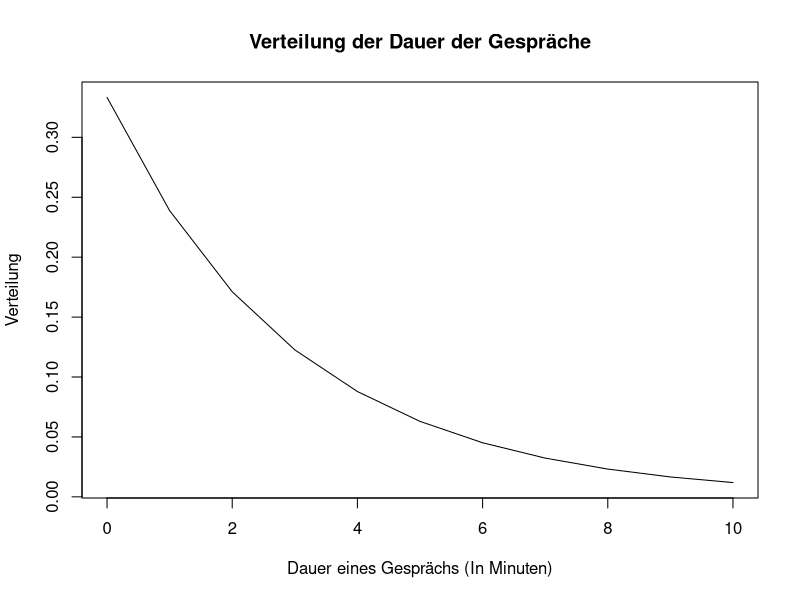

Source code (R):
## ---- chunk 1
knitr::opts_chunk$set(echo = TRUE)
## ---- chunk 2
xvalues <- seq(0, 10, length=11)
plot(xvalues, dexp(xvalues, rate=1/3), type = "l", ylab = "Verteilung", xlab = "Dauer eines Gesprächs (In Minuten)", main= "Verteilung der Dauer der Gespräche")
## ---- chunk 3
round(pexp(1, rate=1/3), 2)
## ---- chunk 4
1 - round(pexp(1, rate=1/3), 2)
## ---- chunk 5
round(pexp(3, rate=1/3) - pexp(1, rate=1/3),2)
## ---- chunk 6
xvalues <- seq(0, 10, length=11)
prob <- dexp(xvalues, rate=1/3)
quantile (prob, probs=0.25 )
## ---- chunk 7
pnorm(q = 202, mean = 200, sd = 4, lower.tail = T) - pnorm(q = 198, mean = 200, sd = 4, lower.tail = T)
## ---- chunk 8
pnorm(q = 205, mean = 200, sd = 4, lower.tail = F)
## ---- chunk 9
qnorm(p=0.95, mean = 200, sd = 4, lower.tail = F)
## ---- chunk 10
p.above.15 <- 1-pchisq(15, df=11)
## ---- chunk 11
paste ("Wahrscheinlichkeit, dass der Wert der Chi-quadrat-Verteilung bei 11 Freiheitsgrade über 15 liegt:" , round(p.above.15,2));
## ---- chunk 12
p.under.05 <- pt(-0.5, df=7)
p.under.1 <- pt(1, df=7)
## ---- chunk 13
paste ("Wahrscheinlichkeit, dass der Wert der Student-T-Verteilung bei 7 Freiheitsgrade unter -0.5 liegt:" , round(p.under.05,2));
paste ("Wahrscheinlichkeit, dass der Wert der Student-T-Verteilung bei 7 Freiheitsgrade unter 1 liegt:" , round(p.under.1,2));
## ---- chunk 14
library(e1071)
wait <- faithful$waiting
sk <- skewness(wait)
## ---- chunk 15
paste ("Schiefe der Wartezeite aus Faithful: ", round(sk,2));
